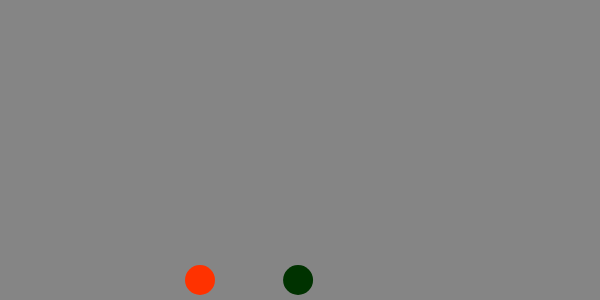
Frame 1 (no input)
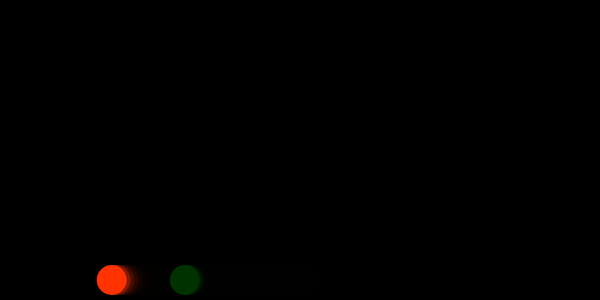
Frame 60 (no input)
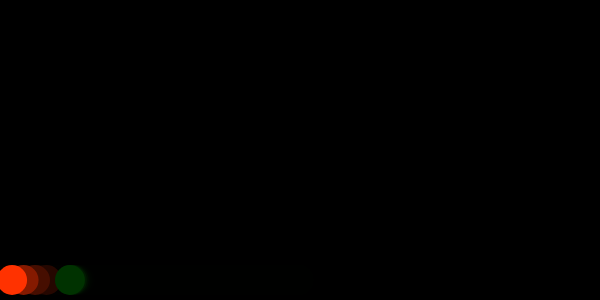
Frame 120 (the mouse pressed at the canvas centre since frame 60)

The p5.js sketch that drew these frames (run headless with seeded random() and noise() and a simulated clock; from frame 60 on, the mouse is pressed at the canvas centre):

// p5.js sketch
// ── sketch.js
// esta simulacion requiere de una mayor precision en el calculo de las posiciones y los rebotes
// habria que hacer un microzoom en la distancia entre ambos, para estudiar 
// la frecuencia de rebote contra la pared,
// aqui se presenta un problema de resolucion para el calculo de la velocidad y por tanto de x
// no me da el valor de pi

let v1 = -123;
let v0 = 0;
let p = [];
let m1 = 100000;
let m0 = 100;
let choques = 0;
let w = 30;
let zoom = 1000;
let nroChoques;


function setup() {
	frameRate(50);
	createCanvas(600, 300);

	p[0] = new Particle(200, 0, m0, 255);
	p[1] = new Particle(300, v1, m1, 0);
	nroChoques = createP(choques);
	}

function draw() {
	fill(200);
	background(0, 122);
	ellipseMode(CENTER);
	

	for (let part of p) {
		part.update();
		part.show();

	}
	//particles = particles.filter(p => !p.finished()); // pues filter retorna un nuevo array entonces, lo debo reasignar
	// let sumx = particles.reduce((x, p) => x + p.x, 0); // para calcular el centroide
	// let cx = sumx / particles.length;
	// fill(255, 0, 0);
	//ellipse(cx, cy, 20, 20); //centroide
	//console.log(p[0].x , p[1].x);
	if (collision()) {
	nroChoques.html(choques);
		
	}
}

function collision() {

	if ((p[0].x - w / 2) * zoom < 0) {
		p[0].v = -p[0].v;
	} // choco contra la pared
	if (p[1].x <= 1.5 * w) {
		p[1].v = -p[1].v;
	}
	let distancia = (p[1].x - (p[0].x + w)) * zoom;
	if (distancia <= 0 || p[0].x == p[1].x - w) {
		choques += 1;
		//console.log(choques);
		// change velocity chocaron

		let ms = p[0].m + p[1].m;
		let mr = p[0].m - p[1].m;
		//console.log(raiz);

		let newv0 = p[0].v * mr / ms + 2 * p[1].m / ms * p[1].v;
		let newv1 = 2 * p[0].m / ms * p[0].v - mr / ms * p[1].v;
		console.log(newv1, newv0);

		p[0].v = newv0;
		p[1].v = newv1;

	}
	return choques;
}
class Particle {
	constructor(xp, vel, m, col) {
		this.x = xp;
		this.y = height - 20;
		this.v = vel/64;
		this.col = col;
		this.alpha = 255;
		this.m = m;
	}
	finished() {
		return;
	}

	update() {

		this.x += this.v ;
		this.alpha -= 4;
	}

	show() {
		noStroke();
		fill(this.col, 50, 0); //this.alpha

		ellipse(this.x, this.y, w);
	}

}
